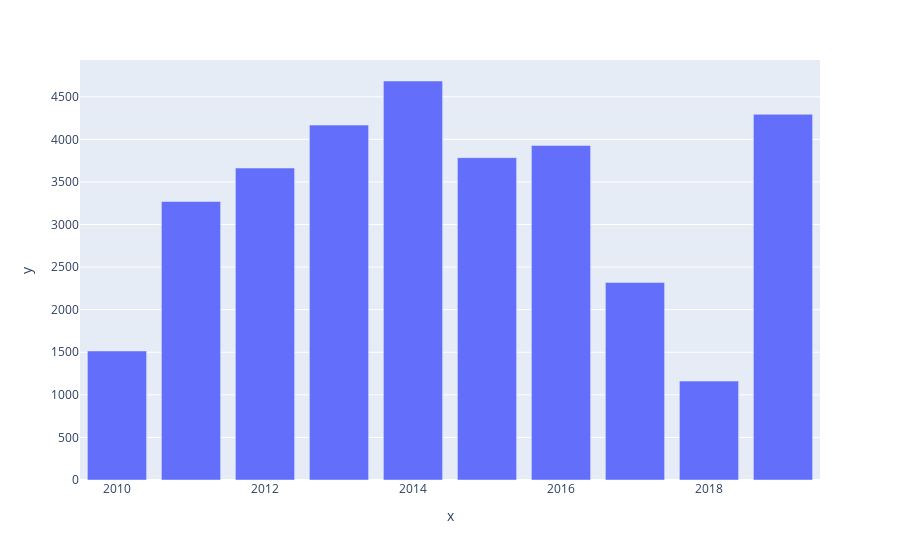

The code cell stored with this chart in its notebook:
### Code cell
px.bar(x=years,y=sales)

### Figure 1 — Plotly figure (JSON) as saved in the notebook; plotly's stock layout.template omitted (floating-point values rounded to 4 significant figures)
{"data": [{"alignmentgroup": "True", "hovertemplate": "x=%{x}<br>y=%{y}<extra></extra>", "legendgroup": "", "marker": {"color": "#636efa", "pattern": {"shape": ""}}, "name": "", "offsetgroup": "", "orientation": "v", "showlegend": false, "textposition": "auto", "type": "bar", "x": [2010, 2011, 2012, 2013, 2014, 2015, 2016, 2017, 2018, 2019], "xaxis": "x", "y": [1515, 3270, 3663, 4167, 4685, 3785, 3927, 2320, 1161, 4294], "yaxis": "y"}], "layout": {"barmode": "relative", "legend": {"tracegroupgap": 0}, "margin": {"t": 60}, "xaxis": {"anchor": "y", "domain": [0, 1], "title": {"text": "x"}}, "yaxis": {"anchor": "x", "domain": [0, 1], "title": {"text": "y"}}}}
